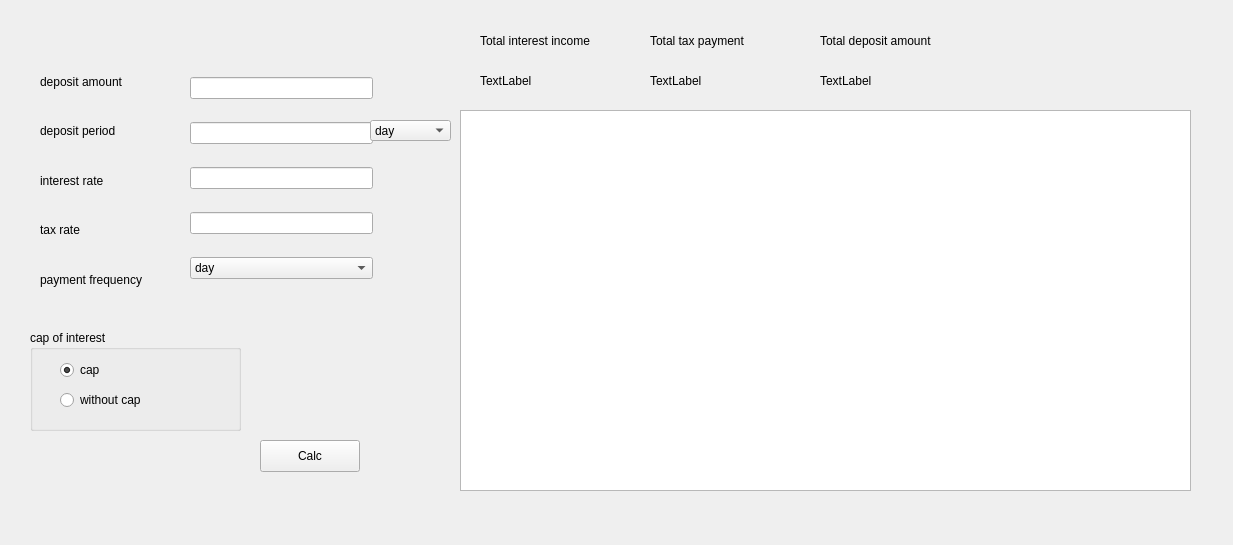
<?xml version="1.0" encoding="UTF-8"?>
<ui version="4.0">
 <class>Deposit</class>
 <widget class="QWidget" name="Deposit">
  <property name="geometry">
   <rect>
    <x>0</x>
    <y>0</y>
    <width>1233</width>
    <height>545</height>
   </rect>
  </property>
  <property name="windowTitle">
   <string>Form</string>
  </property>
  <widget class="QGroupBox" name="gb_cap_of_interest">
   <property name="geometry">
    <rect>
     <x>30</x>
     <y>330</y>
     <width>211</width>
     <height>101</height>
    </rect>
   </property>
   <property name="title">
    <string>cap of interest</string>
   </property>
   <widget class="QRadioButton" name="rb_cap">
    <property name="geometry">
     <rect>
      <x>30</x>
      <y>30</y>
      <width>99</width>
      <height>20</height>
     </rect>
    </property>
    <property name="text">
     <string>cap</string>
    </property>
    <property name="checked">
     <bool>true</bool>
    </property>
   </widget>
   <widget class="QRadioButton" name="rb_no_cap">
    <property name="geometry">
     <rect>
      <x>30</x>
      <y>60</y>
      <width>99</width>
      <height>20</height>
     </rect>
    </property>
    <property name="text">
     <string>without cap</string>
    </property>
   </widget>
  </widget>
  <widget class="QTableWidget" name="tableWidget">
   <property name="geometry">
    <rect>
     <x>460</x>
     <y>110</y>
     <width>731</width>
     <height>381</height>
    </rect>
   </property>
  </widget>
  <widget class="QWidget" name="layoutWidget">
   <property name="geometry">
    <rect>
     <x>40</x>
     <y>60</y>
     <width>151</width>
     <height>241</height>
    </rect>
   </property>
   <layout class="QVBoxLayout" name="verticalLayout">
    <item>
     <widget class="QLabel" name="l_amount">
      <property name="text">
       <string>deposit amount</string>
      </property>
     </widget>
    </item>
    <item>
     <widget class="QLabel" name="l_period">
      <property name="text">
       <string>deposit period</string>
      </property>
     </widget>
    </item>
    <item>
     <widget class="QLabel" name="l_interest_rate">
      <property name="text">
       <string>interest rate</string>
      </property>
     </widget>
    </item>
    <item>
     <widget class="QLabel" name="l_tax_rate">
      <property name="text">
       <string>tax rate</string>
      </property>
     </widget>
    </item>
    <item>
     <widget class="QLabel" name="l_payment_frequency">
      <property name="text">
       <string>payment frequency</string>
      </property>
     </widget>
    </item>
   </layout>
  </widget>
  <widget class="QWidget" name="layoutWidget">
   <property name="geometry">
    <rect>
     <x>190</x>
     <y>60</y>
     <width>183</width>
     <height>241</height>
    </rect>
   </property>
   <layout class="QVBoxLayout" name="verticalLayout_2">
    <item>
     <widget class="QLineEdit" name="le_deposit_amount"/>
    </item>
    <item>
     <widget class="QLineEdit" name="le_period"/>
    </item>
    <item>
     <widget class="QLineEdit" name="le_interest_rate"/>
    </item>
    <item>
     <widget class="QLineEdit" name="le_tax_rate"/>
    </item>
    <item>
     <widget class="QComboBox" name="cb_payment_frequency">
      <item>
       <property name="text">
        <string>day</string>
       </property>
      </item>
      <item>
       <property name="text">
        <string>week</string>
       </property>
      </item>
      <item>
       <property name="text">
        <string>month</string>
       </property>
      </item>
      <item>
       <property name="text">
        <string>quarter</string>
       </property>
      </item>
      <item>
       <property name="text">
        <string>half of year</string>
       </property>
      </item>
      <item>
       <property name="text">
        <string>year</string>
       </property>
      </item>
      <item>
       <property name="text">
        <string>at the end of the term</string>
       </property>
      </item>
     </widget>
    </item>
   </layout>
  </widget>
  <widget class="QPushButton" name="calculate">
   <property name="geometry">
    <rect>
     <x>260</x>
     <y>440</y>
     <width>100</width>
     <height>32</height>
    </rect>
   </property>
   <property name="text">
    <string>Calc</string>
   </property>
  </widget>
  <widget class="QWidget" name="widget" native="true">
   <property name="geometry">
    <rect>
     <x>140</x>
     <y>520</y>
     <width>120</width>
     <height>80</height>
    </rect>
   </property>
  </widget>
  <widget class="QComboBox" name="cb_deposit_period">
   <property name="geometry">
    <rect>
     <x>370</x>
     <y>120</y>
     <width>81</width>
     <height>21</height>
    </rect>
   </property>
   <item>
    <property name="text">
     <string>day</string>
    </property>
   </item>
   <item>
    <property name="text">
     <string>month</string>
    </property>
   </item>
   <item>
    <property name="text">
     <string>year</string>
    </property>
   </item>
  </widget>
  <widget class="QLabel" name="text_total_income">
   <property name="geometry">
    <rect>
     <x>480</x>
     <y>20</y>
     <width>149</width>
     <height>41</height>
    </rect>
   </property>
   <property name="text">
    <string>Total interest income</string>
   </property>
  </widget>
  <widget class="QLabel" name="text_tax_payment">
   <property name="geometry">
    <rect>
     <x>650</x>
     <y>20</y>
     <width>149</width>
     <height>41</height>
    </rect>
   </property>
   <property name="text">
    <string>Total tax payment</string>
   </property>
  </widget>
  <widget class="QLabel" name="text_total_amount">
   <property name="geometry">
    <rect>
     <x>820</x>
     <y>20</y>
     <width>149</width>
     <height>41</height>
    </rect>
   </property>
   <property name="text">
    <string>Total deposit amount</string>
   </property>
  </widget>
  <widget class="QLabel" name="l_total_income">
   <property name="geometry">
    <rect>
     <x>480</x>
     <y>60</y>
     <width>161</width>
     <height>41</height>
    </rect>
   </property>
   <property name="text">
    <string>TextLabel</string>
   </property>
  </widget>
  <widget class="QLabel" name="l_total_tax_payment">
   <property name="geometry">
    <rect>
     <x>650</x>
     <y>60</y>
     <width>161</width>
     <height>41</height>
    </rect>
   </property>
   <property name="text">
    <string>TextLabel</string>
   </property>
  </widget>
  <widget class="QLabel" name="l_total_amount">
   <property name="geometry">
    <rect>
     <x>820</x>
     <y>60</y>
     <width>161</width>
     <height>41</height>
    </rect>
   </property>
   <property name="text">
    <string>TextLabel</string>
   </property>
  </widget>
 </widget>
 <resources/>
 <connections/>
</ui>
